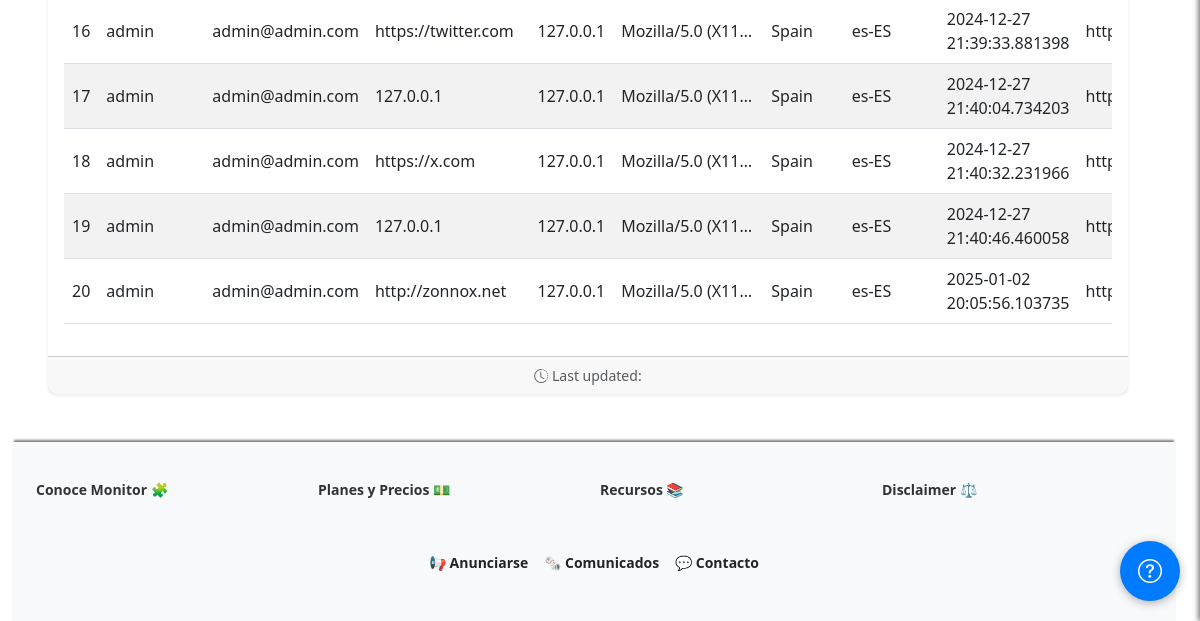
/admin/activity (signed in, lower part), run on an earlier commit of the app's database.
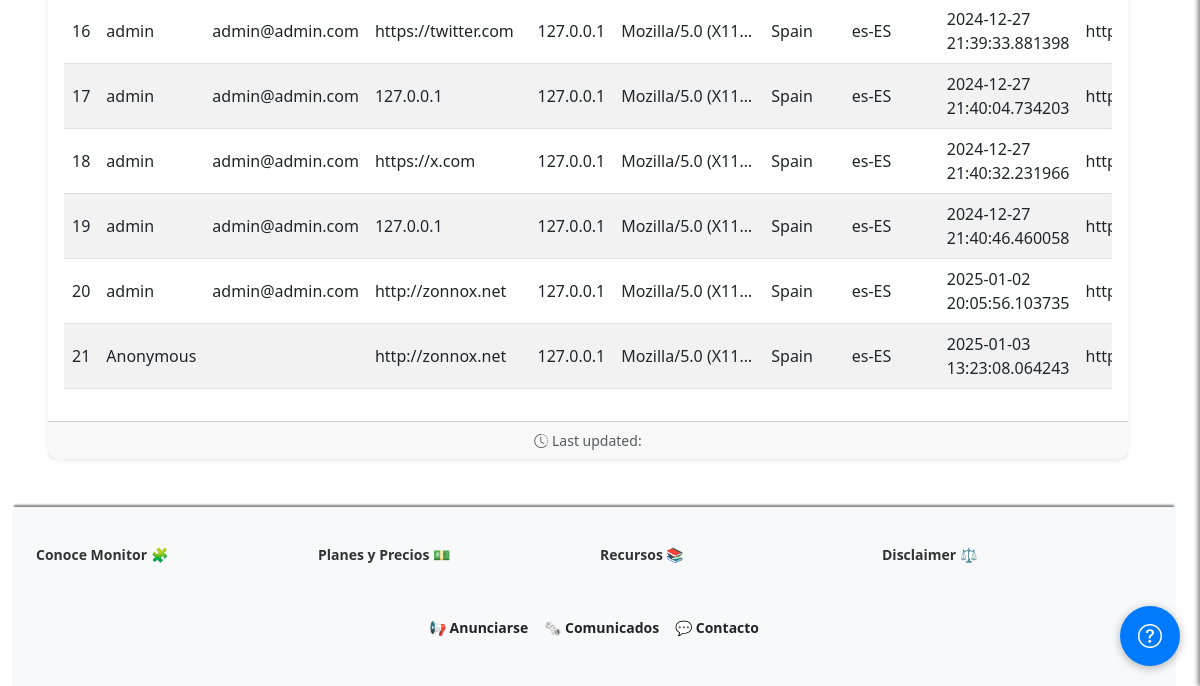
And on a later commit of the database.
### app/models/usage_model.py (models this page shows, shortened)
class Activity(db.Model):
    __tablename__='Activity'
    id = db.Column(db.Integer, primary_key=True)
    username = db.Column(db.String(64))
    target = db.Column(db.String(256))
    email = db.Column(db.String(120))
    ip_address = db.Column(db.String(15))
    user_agent = db.Column(db.String(256))
    country = db.Column(db.String(64))
    language = db.Column(db.String(64))
    timestamp = db.Column(db.DateTime, index=True, default=datetime.utcnow())
    page_url = db.Column(db.String(256))

### app/views/logs_views.py (the view)
@app.route('/admin/activity')
@login_required
def activity():
    breadcrumbs = [
    {'url': '/admin', 'text': 'Admin'},
    {'url': '/admin/activity', 'text': 'Actividad'}
    ]
    records = Activity.query.all()
    return render_template('activity.html', records=records, breadcrumbs=breadcrumbs)

### app/__init__.py (called while the page is built)
@app.context_processor
def inject_sidebar_info():
    return dict(is_admin=current_user.is_authenticated and current_user.role == 'admin')

@app.context_processor
def inject_breadcrumb():
    breadcrumbs = [
        {'url': '/', 'text': 'Inicio'},
        {'url': '/profile', 'text': 'Opcion 1'},
        {'url': '/profile/edit', 'text': 'Sub opcion 1'}
    ]
    return {'breadcrumbs': breadcrumbs}

@app.context_processor
def inject_grouped_tools():
    grouped_tools = {}
    for category, tools_in_category in groupby(sorted(tools, key=itemgetter('category')), key=itemgetter('category')):
        subcategories = {}
        for subcategory, tools_in_subcategory in groupby(sorted(tools_in_category, key=itemgetter('subcategory')), key=itemgetter('subcategory')):
            subcategories[subcategory] = list(tools_in_subcategory)
        grouped_tools[category] = subcategories
    return dict(grouped_tools=grouped_tools)

@login_manager.user_loader
def load_user(user_id):
    return Users.query.get(int(user_id))

### app/templates/activity.html (shortened to what this page needs)
{% extends "base.html" %}
{% block content %}
<div class="container my-5">
    <div class="row">
        <div class="col-12">
            <div class="card shadow-sm border-0">
                <div class="card-body">
                    {% if records %}
                    <div class="table-responsive">
                        <table id="usageRecordsTable" class="table table-striped table-hover align-middle">
                            <tbody>
                                {% for record in records %}
                                <tr>
                                    <td>{{ record.id }}</td>
                                    <td>{{ record.username }}</td>
                                    <td>{{ record.email }}</td>
                                    <td>{{ record.target }}</td>
                                    <td>{{ record.ip_address }}</td>
                                    <td class="text-truncate" style="max-width: 150px;" title="{{ record.user_agent }}">
                                        {{ record.user_agent }}
                                    </td>
                                    <td>{{ record.country }}</td>
                                    <td>{{ record.language }}</td>
                                    <td>{{ record.timestamp }}</td>
                                    <td class="text-truncate" style="max-width: 150px;" title="{{ record.page_url }}">
                                        {{ record.page_url }}
                                    </td>
                                </tr>
                                {% endfor %}
                            </tbody>
                        </table>
                    </div>
                    {% else %}
                    <div class="alert alert-warning text-center" role="alert">
                        <i class="bi bi-info-circle"></i> No usage records found.
                    </div>
                    {% endif %}
                </div>
                <div class="card-footer text-muted text-center small">
                    <i class="bi bi-clock-history"></i> Last updated: {{ current_time }}
                </div>
            </div>
        </div>
    </div>
</div>
{% endblock %}

What changed in the data, as far as the page shows it:
added Activity: id "21", username "Anonymous", target "http://zonnox.net", ip_address "127.0.0.1", user_agent "Mozilla/5.0 (X11…", country "Spain", language "es-ES", timestamp "2025-01-03 13:23:08.064243", page_url "http://127.0.0.1:…"
